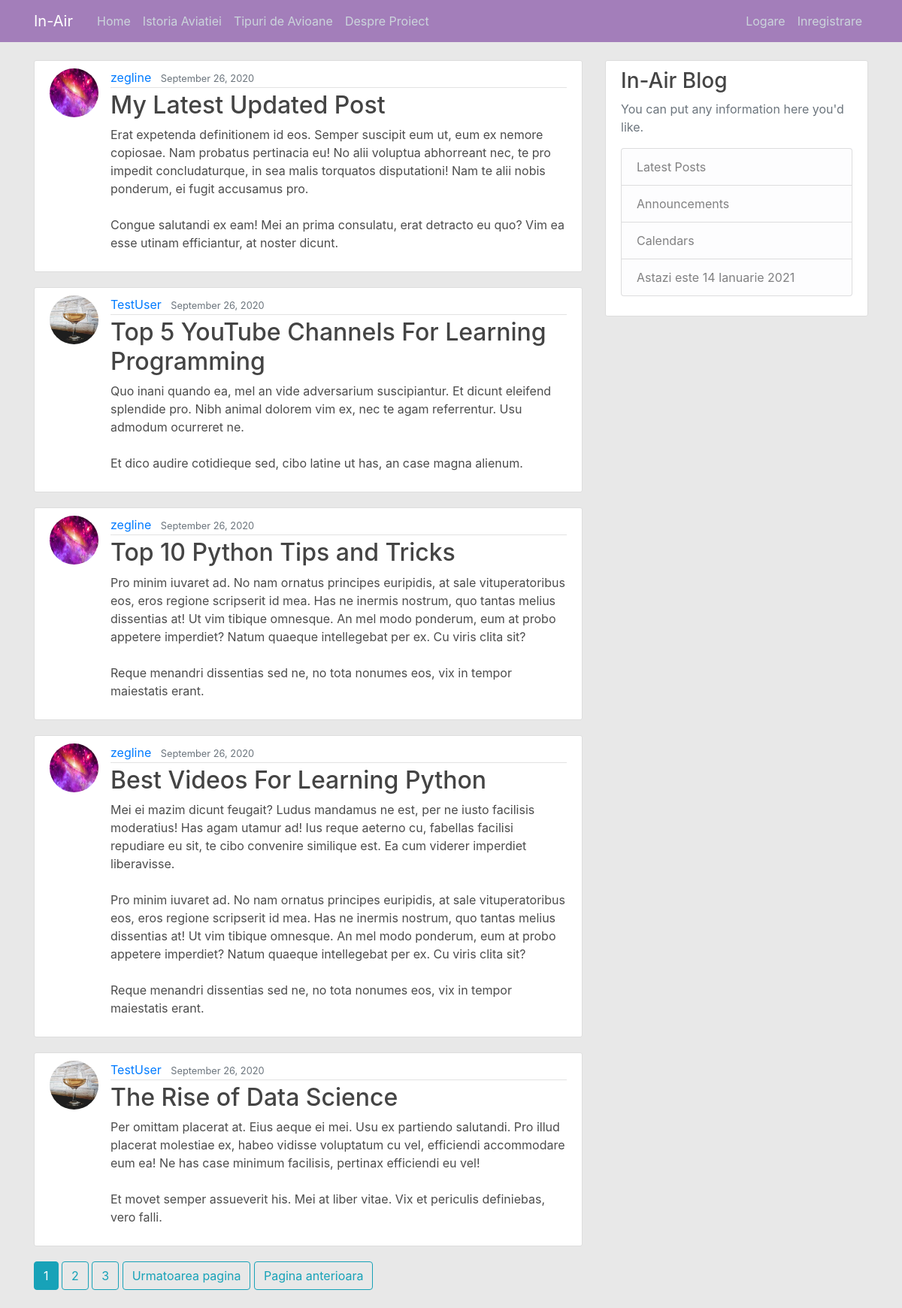
The page / on the database its author committed.
### blog/models.py (models this page shows, shortened)
class Post(models.Model):
    title = models.CharField(max_length=100)
    content = models.TextField()
    date_posted = models.DateTimeField(default=timezone.now)
    author = models.ForeignKey(User, on_delete=models.CASCADE)

### users/models.py (models this page shows, shortened)
class Profile(models.Model):
    user = models.OneToOneField(User, on_delete=models.CASCADE)
    image = models.ImageField(default='default.jpg', upload_to='profile_pics')

### blog/views.py (the view)
# urls.py: path('', PostListView.as_view(), name='blog-home'),
class PostListView(ListView):
    model = Post
    template_name = 'blog/home.html'
    context_object_name = 'posts'
    ordering = ['-date_posted']
    paginate_by = 5

### blog/templates/blog/home.html (shortened to what this page needs)
{% extends "blog/base.html" %}
{% block content %}
    {% for post in posts %}
        <article class="media content-section">
            <img class="rounded-circle article-img" src={{ post.author.profile.image.url }}>
            <div class="media-body">
                <div class="article-metadata">
                    <a class="mr-2" href="{% url 'user-posts' post.author.username %}">{{ post.author }}</a>
                    <small class="text-muted">{{ post.date_posted|date:'F d, Y' }}</small>
                </div>
                <h2><a class="article-title" href="{% url 'post-detail' post.id %}">{{ post.title }}</a></h2>
                <p class="article-content">{{ post.content }}</p>
            </div>
        </article>
    {% endfor %}
    {% if is_paginated %}
        {% for num in page_obj.paginator.page_range %}
            {% if page_obj.number == num %}
                <a class="btn btn-info mb-4" href="?page={{ num }}">{{ num }}</a>
            {% elif num > page_obj.number|add:'-3' and num < page_obj.number|add:'3' %}
                <a class="btn btn-outline-info mb-4" href="?page={{ num }}">{{ num }}</a>
            {% endif %}
        {% endfor %}
        {% if page_obj.has_next %}
            <a class="btn btn-outline-info mb-4" href="?page={{ page_obj.next_page_number }}">Urmatoarea pagina</a>
            <a class="btn btn-outline-info mb-4" href="?page={{ page_obj.paginator.num_pages }}">Pagina anterioara</a>
        {% endif %}
    {% endif %}
{% endblock content %}

### blog/static/blog/main.css (style rules this page uses)
html { min-height: 100%; }
body { background: #e8e8e8; background: #e8e8e8; background-size: cover; background-position: center; background-repeat: no-repeat; color: #4c4c4c; margin-top: 5rem; }
h1, h2, h3, h4, h5, h6 { color: #444444; }
.content-section { background: #ffffff; padding: 10px 20px; border: 1px solid #dddddd; border-radius: 3px; margin-bottom: 20px; }
.article-title { color: #444444; }
.article-content { white-space: pre-line; }
.article-img { height: 65px; width: 65px; margin-right: 16px; }
.article-metadata { padding-bottom: 1px; margin-bottom: 4px; border-bottom: 1px solid #e3e3e3 }

### rows shown on the page
Post: author.profile.image (picture), author "zegline", date_posted "September 26, 2020", title "My Latest Updated Post", content "Erat expetenda definitionem id eos. Semper suscipit eum ut, eum ex nemore copiosae. Nam probatus pertinacia eu! No alii voluptua abhorreant nec, te pro impedit concludaturque, in sea malis torquatos disputationi! Nam te alii nobis ponderum, ei fugit accusamus pro. Congue salutandi ex eam! Mei an prima consulatu, erat detracto eu quo? Vim ea esse utinam efficiantur, at noster dicunt."
Post: author.profile.image (picture), author "TestUser", date_posted "September 26, 2020", title "Top 5 YouTube Channels For Learning Programming", content "Quo inani quando ea, mel an vide adversarium suscipiantur. Et dicunt eleifend splendide pro. Nibh animal dolorem vim ex, nec te agam referrentur. Usu admodum ocurreret ne. Et dico audire cotidieque sed, cibo latine ut has, an case magna alienum."
Post: author.profile.image (picture), author "zegline", date_posted "September 26, 2020", title "Top 10 Python Tips and Tricks", content "Pro minim iuvaret ad. No nam ornatus principes euripidis, at sale vituperatoribus eos, eros regione scripserit id mea. Has ne inermis nostrum, quo tantas melius dissentias at! Ut vim tibique omnesque. An mel modo ponderum, eum at probo appetere imperdiet? Natum quaeque intellegebat per ex. Cu viris clita sit? Reque menandri dissentias sed ne, no tota nonumes eos, vix in tempor maiestatis erant."
Post: author.profile.image (picture), author "zegline", date_posted "September 26, 2020", title "Best Videos For Learning Python", content "Mei ei mazim dicunt feugait? Ludus mandamus ne est, per ne iusto facilisis moderatius! Has agam utamur ad! Ius reque aeterno cu, fabellas facilisi repudiare eu sit, te cibo convenire similique est. Ea cum viderer imperdiet liberavisse. Pro minim iuvaret ad. No nam ornatus principes euripidis, at sale vituperatoribus eos, eros regione scripserit id mea. Has ne inermis nostrum, quo tantas melius dissentias at! Ut vim tibique omnesque. An mel modo ponderum, eum at probo appetere imperdiet? Natum quaeque intellegebat per ex. Cu viris clita sit? Reque menandri dissentias sed ne, no tota nonumes eos, vix in tempor maiestatis erant."
Post: author.profile.image (picture), author "TestUser", date_posted "September 26, 2020", title "The Rise of Data Science", content "Per omittam placerat at. Eius aeque ei mei. Usu ex partiendo salutandi. Pro illud placerat molestiae ex, habeo vidisse voluptatum cu vel, efficiendi accommodare eum ea! Ne has case minimum facilisis, pertinax efficiendi eu vel! Et movet semper assueverit his. Mei at liber vitae. Vix et periculis definiebas, vero falli."

### other values the page prints
{{ num }} "1"
{{ num }} "2" "3"
